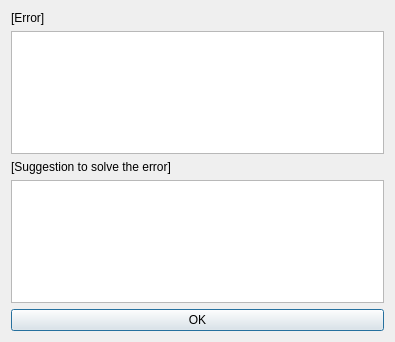
<?xml version="1.0" encoding="UTF-8"?>
<ui version="4.0">
 <class>DialogError</class>
 <widget class="QDialog" name="DialogError">
  <property name="geometry">
   <rect>
    <x>0</x>
    <y>0</y>
    <width>395</width>
    <height>342</height>
   </rect>
  </property>
  <property name="windowTitle">
   <string>Error</string>
  </property>
  <property name="layoutDirection">
   <enum>Qt::LeftToRight</enum>
  </property>
  <property name="autoFillBackground">
   <bool>false</bool>
  </property>
  <property name="inputMethodHints">
   <set>Qt::ImhNone</set>
  </property>
  <layout class="QGridLayout" name="gridLayout">
   <item row="4" column="0">
    <widget class="QTextBrowser" name="textBrowser_Error">
     <property name="markdown">
      <string/>
     </property>
     <property name="html">
      <string>&lt;!DOCTYPE HTML PUBLIC &quot;-//W3C//DTD HTML 4.0//EN&quot; &quot;http://www.w3.org/TR/REC-html40/strict.dtd&quot;&gt;
&lt;html&gt;&lt;head&gt;&lt;meta name=&quot;qrichtext&quot; content=&quot;1&quot; /&gt;&lt;meta charset=&quot;utf-8&quot; /&gt;&lt;style type=&quot;text/css&quot;&gt;
p, li { white-space: pre-wrap; }
hr { height: 1px; border-width: 0; }
li.unchecked::marker { content: &quot;\2610&quot;; }
li.checked::marker { content: &quot;\2612&quot;; }
&lt;/style&gt;&lt;/head&gt;&lt;body style=&quot; font-family:'Segoe UI'; font-size:9pt; font-weight:400; font-style:normal;&quot;&gt;
&lt;p style=&quot;-qt-paragraph-type:empty; margin-top:0px; margin-bottom:0px; margin-left:0px; margin-right:0px; -qt-block-indent:0; text-indent:0px;&quot;&gt;&lt;br /&gt;&lt;/p&gt;&lt;/body&gt;&lt;/html&gt;</string>
     </property>
    </widget>
   </item>
   <item row="7" column="0">
    <widget class="QPushButton" name="pushButton_OK_DialogError">
     <property name="sizePolicy">
      <sizepolicy hsizetype="Preferred" vsizetype="Preferred">
       <horstretch>0</horstretch>
       <verstretch>0</verstretch>
      </sizepolicy>
     </property>
     <property name="text">
      <string>OK</string>
     </property>
    </widget>
   </item>
   <item row="6" column="0">
    <widget class="QTextBrowser" name="textBrowser_Suggestion"/>
   </item>
   <item row="0" column="0">
    <widget class="QLabel" name="label">
     <property name="text">
      <string>[Error]</string>
     </property>
    </widget>
   </item>
   <item row="5" column="0">
    <widget class="QLabel" name="label_2">
     <property name="text">
      <string>[Suggestion to solve the error]</string>
     </property>
    </widget>
   </item>
  </layout>
 </widget>
 <resources/>
 <connections/>
</ui>
